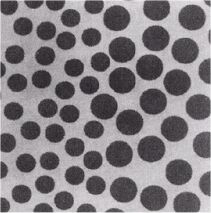
%> input picture morphology/TD5/lille-stor.jpg, 211 x 213 px
$ octave TD5_correction.m   (GNU Octave 9; MATLAB toolbox functions it lacks are replaced by stand-ins)
%> lines starting %> are read from the running program, lines starting %| are printed output that depends on the picture; in (x1, y1, x2, y2) boxes, pixels count from 0 and x2, y2 are one past the last pixel; in counts of white or black regions, pixels touching at a corner belong together; the program's own positions count from 1
%% Mathematical Morphology - Grayscale morphological reconstruction
% Assignment 5
%
%  Nom :
%  Prénom :
%
% Grayscale images can be thought of in three dimensions:
% the x- and y-axes represent pixel positions and the z-axis
% represents the intensity of each pixel. In this interpretation,
% the intensity values represent elevations, as in a topographical map.
% The areas of high intensity and low intensity in an image, peaks and
% valleys in topographical terms, can be important morphological features
% because they often mark relevant image objects.


%% 1. Finding peaks and valleys

clear all;
close all;

% The following simple image contains two primary regional maxima,
% the blocks of pixels containing the value 13 and 18, and several smaller maxima,
% set to 11.

A= [10 10 10 10 10 10 10 10 10 10
    10 13 13 13 10 10 11 10 11 10
    10 13 13 13 10 10 10 11 10 10
    10 13 13 13 10 10 11 10 11 10
    10 10 10 10 10 10 10 10 10 10
    10 11 10 10 10 18 18 18 10 10
    10 10 10 11 10 18 18 18 10 10
    10 10 11 10 10 18 18 18 10 10
    10 11 10 11 10 10 10 10 10 10
    10 10 10 11 10 10 11 10 10 10] ;
figure(1)
imagesc(A), colormap(gray);

%%%
% *1.1. Extract all regional maxima using imregionalmax*

figure(2)
RegMax=imregionalmax(A);
imagesc(RegMax), colormap(gray);

%%%
% Comment:
%
% What is the type of the result image ?
%
% Answer:
%
% On obtient une image binaire avec plusieurs max régionaux. On n'a plus
% d'information sur l'amplitude des max régionaux


%%%
% *1.2. Extended regional maxima*
%
% You might want only to identify areas of the image where
% the change in intensity is extreme; that is, the difference
% between the pixel and neighboring pixels is greater than
% (or less than) a certain threshold. For example, to find only
% those regional maxima in the sample image, A, that are at least two units
% higher  than their neighbors, use imextendedmax.

%%%
% *1.2.a) What is the difference between the two functions imregionalmax
% and imextendedmax?*
%
% Answer: parameter h of contrast

%%%
% *1.2.b)*

%Code:
figure(3)
MaxEtendus = imextendedmax(A,2);
imagesc(MaxEtendus), colormap(gray)

%%%
% *1.2.c)*
%
% Comment (+ comparison with the previous result)
%
% Answer : on n'a plus que 2 maxima. Les autres ont été filtrés en fonction
% du contraste.


%% 2. Suppressing Minima and Maxima
% In an image, every small fluctuation in intensity represents a regional
% minimum or maximum. You might only be interested in significant minima
% or maxima and not in these smaller minima and maxima caused by background texture.
%
% To remove the less significant minima and maxima but retain the significant minima
% and maxima, use the imhmax or imhmin function. With these functions, you can specify
% a contrast criteria or threshold level, h, that suppresses all maxima whose height is
% less than h or whose minima are greater than h.

%%%
% *2.1. hmin and hmax*
%
% Which type of image is returned with imhmin or imhmax? (BW, grey, color,
% .. ) ?
%
% Important note : The imregionalmin, imregionalmax, imextendedmin, and
% imextendedmax functions return a binary image that marks the locations of the regional
% minima and maxima in an image. The imhmax and imhmin functions produce an altered image.
%
% The simple image B contains two primary regional maxima, the blocks of pixels containing
% the value 14 and 18, and several smaller maxima, set to 11.


B= [10 10 10 10 10 10 10 10 10 10
    10 14 14 14 10 10 11 10 11 10
    10 14 14 14 10 10 10 11 10 10
    10 14 14 14 10 10 11 10 11 10
    10 10 10 10 10 10 10 10 10 10
    10 11 10 10 10 18 18 18 10 10
    10 10 10 11 10 18 18 18 10 10
    10 10 11 10 10 18 18 18 10 10
    10 11 10 11 10 10 10 10 10 10
    10 10 10 11 10 10 11 10 10 10] ;

%%%
% *2.2.*
%
% By using imhmax, eliminate all regional maxima except the two significant maxima
% (with values 14 and 18). Compare the values of the resulting matrix with
% the original matrix B.

%%%
% *2.2.a)*

% Code:

figure(4)
imagesc(B), colormap(gray)
B1=imhmax(B,2)
figure(5)
imagesc(B1), colormap(gray);

B2= B - B1
figure(6);
imagesc(B2), colormap(gray);

%%%
% *2.2.b)*
%
% Comment :
%
% Specifying a threshold value of 2. Note that imhmax only affects the maxima;
% none of the other pixel values are changed. The two significant maxima remain,
% although their heights are reduced.

%%%
% *2.3*
%
% The simple image C contains two primary regional maxima, the blocks of pixels containing
% the values 14 and 18, and several smaller maxima, set to 11. One pixel of the regional
% maximum of value 14 is corrupted(pohuai) by noise and set to 1.


C= [10 10 10 10 10 10 10 10 10 10
    10 14 14 14 10 10 11 10 11 10
    10 20 14 14 10 10 10 11 10 10
    10 14 14 14 10 10 11 10 11 10
    10 10 10 10 10 10 10 10 10 10
    10 11 10 10 10 18 18 18 10 10
    10 10 10 11 10 18 18 18 10 10
    10 10 11 10 10 18 18 18 10 10
    10 11 10 11 10 10 10 10 10 10
    10 10 10 11 10 10 11 10 10 10] ;

%%%
% Eliminate all regional maxima except the two significant maxima
% (with values 14 and 18), removing the noise. Compare the values of the result matrix with
% the original matrix C.

%%%
% *2.3.a)*

% Code:

figure(7)
imagesc(C), colormap(gray);

C1=imhmax(C,6)
figure(8)
imagesc(C1), colormap(gray);

C2= C - C1
figure(9)
imagesc(C2), colormap(gray);

%%%
% *2.3.b)*
%
% Comment:
%
% Il faut choisir la valeur 6 car cela permet de corriger le pic de bruit,
% de ramener la valeur du pixel 20 à 14, sans supprimer l'autre maximum
% régional. Par contre, celui-ci est atténué.


%%
% *2.4*
%
% The simple image D contains two primary regional minima, the blocks of pixels containing
% the value 14 and 18, and several deeper minima, set to 11.


D= [24 24 24 24 24 24 24 24 24 24
    24 14 14 14 24 24 11 24 11 24
    24 14 14 14 24 24 24 11 24 24
    24 14 14 14 24 24 11 24 11 24
    24 24 24 24 24 24 24 24 24 24
    24 11 24 24 24 18 18 18 24 24
    24 24 24 11 24 18 18 18 24 24
    24 24 11 24 24 18 18 18 24 24
    24 11 24 11 24 24 24 24 24 24
    24 24 24 11 24 24 11 24 24 24] ;

%%%
% Eliminate all regional minima except the minima equal to 11,

%%%
% *2.4.a)*

% Code:

figure(10)
imagesc(D), colormap(gray)

D2=imhmin(D,10) ; % avec 6, on supprime le min à 18, avec 10, on supprime le min de 14
figure(11)
imagesc(D2), colormap(gray)

%%%
% *2.4.b)*
%
% Comment:
%
% On réhausse cette fois les creux. avec 6, on supprime le min à 18, avec
% 10, on supprime le min de 14.


%%
% *2.5*
%
% The simple image E contains one primary regional minima with a noisy pixel set to 12 instead of 14.

E= [24 24 24 24 24
    24 14 14 14 24
    24 14 14 14 24
    24 14 12 14 24
    24 24 24 24 24
    24 24 24 24 24 ] ;

%%%
% Eliminate the noisy pixel, varying the parameter h between 1, 2, 3
% and 4. Check the resulting values for each h parameter.

%%%
% *2.5.a)*

% Code:

figure(12)
imagesc(E), colormap(gray)
E2=imhmin(E,1)
figure(13)
imagesc(E2), colormap(gray)

E2=imhmin(E,2)
figure(14)
imagesc(E2), colormap(gray)

E2=imhmin(E,3)
figure(15)
imagesc(E2), colormap(gray)

E2=imhmin(E,4)
figure(16)
imagesc(E2), colormap(gray)

%%%
% *2.5.b)*
%
% Comment:
%
% On réhausse cette fois les creux. On part bien du point le plus bas de la vallée, et
% on réhausse les valeurs du creux progressivement.


%% 3. Application 1
%
% In this section, the goal is to segment the black objects in the image
% 'lille-stor.jpg' before applying a granulometry study.
% You can check that a simple threshold gives a good result. However, we'll
% use regional extrema operators in order to well understand these
% operators.

clear all;
close all;
I=imread('lille-stor.jpg');
%> I is the input picture: size 213x211x3 uint8; mean R, G, B 131.3, 126.7, 130.6

I=rgb2gray(I);
%> I: size 213x211 uint8
figure(1), imagesc(I),colormap(gray), title('I'), axis equal

%%%
% *3.1. Analysis of the input image*
%
% *3.1.1. Extract all regional minima using imregionalmin*

% Code :

Iminr = imregionalmin(I);
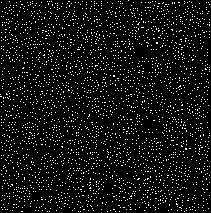
%> Iminr: size 213x211 logical; 6.9% white in thin lines or dots
figure(2)
imshow(Iminr);

%%%
% Comment :  many regional minima


%%%
% *3.1.2. Extract all regional maxima using imregionalmax.*

% Code :

Imaxr = imregionalmax(I);
%> Imaxr: size 213x211 logical; 7.4% white in thin lines or dots
figure(3)
imshow(Imaxr);

%%%
% Comment :  many regional maxima
%
% To understand the previous results, let's plot a profile.

figure(4), imagesc(I),colormap(gray), title('I'), axis equal
%c=improfile() %(2,83,210,83)
% ou
 x = [2 210];
 y = [83 83];
 improfile(I,x,y);

%%%
% What do you observe ?
%
% * dérive d'éclairement
% * bruit

%%%
% *3.1.2. Image segmentation*
%
% Propose a sequence of processing steps to obtain a binary image
% with the round objects. (you can plot the same profile to understand
% the result of your operations)

% Code:

Ihmin = imhmin(I,20);  %musc 10  blobs :10
figure(5),imagesc(Ihmin),colormap(gray), title('Résultat de hmin avec h=20'), axis equal
figure(6),improfile(Ihmin,x,y);

Ihmin = imhmin(I,40);  %musc 10  blobs :10
figure(7),imagesc(Ihmin),colormap(gray), title('Résultat de hmin avec h=40'), axis equal
figure(8),improfile(Ihmin,x,y);

Ihminmax = imhmax(Ihmin,40);  %musc 10  blobs :10
figure(9),imagesc(Ihminmax),colormap(gray), title('Résultat de hmax avec h=40'), axis equal
figure(10),improfile(Ihminmax,x,y);

% avec hmin, on remplit les vallées noires
% Extraction des maxima régionaux
mine = imregionalmin(Ihmin);
%> mine: size 213x211 logical; 42.8% white; 65 white regions (3 under 20 px), largest, box (x1, y1, x2, y2) and area: (140, 89, 166, 114) 525, (138, 136, 164, 162) 517, (116, 110, 143, 135) 515
figure(11), imshow(mine), title('mine')

% on peut faire une petite fermeture pour boucher les trous
B=strel('disk',1);
minecl = imclose(mine,B);
%> minecl: size 213x211 logical; 43% white; 65 white regions (3 under 20 px), largest, box (x1, y1, x2, y2) and area: (140, 89, 166, 114) 525, (138, 136, 164, 162) 524, (116, 110, 143, 135) 516
figure(12), imshow(minecl), title('minecl')


%% 4. Application 2
%
% In this section, the goal is to segment the cells present in the image
% 'erythrocytes.bmp' without inclusions(small black dots). The obtained
% result must be similar to the one shown in erythrocytesBin.bmp.
%
% For this application, you can use any tools seen in the Chapter 5.

clear all;
close all;
I=imread('erythrocytes.bmp');
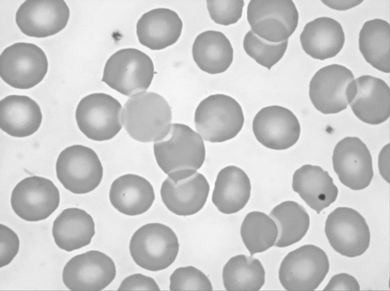
%> input picture morphology/TD5/erythrocytes.bmp, 390 x 291 px
%> I is the input picture: size 291x390x3 uint8; min 64, max 255, mean 202

figure(1), imshow(I),colormap(gray), title('I')
%improfile();
Ires=imread('erythrocytesBin.bmp');
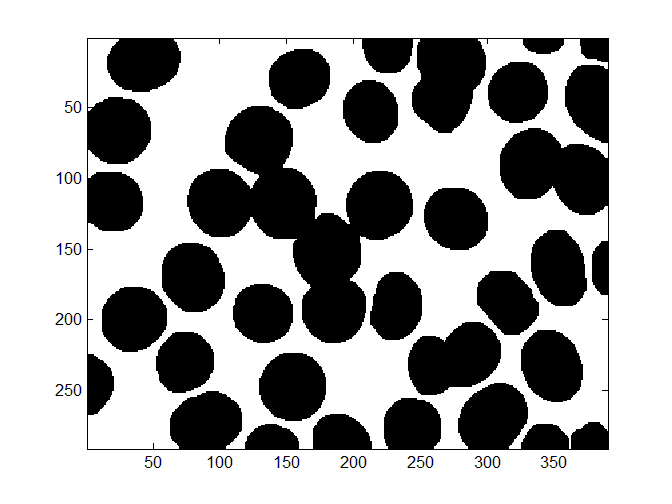
%> input picture morphology/TD5/erythrocytesBin.bmp, 672 x 504 px
%> Ires: size 504x672 uint8; min 0, max 255, mean 169.5

figure(2), imshow(Ires),colormap(gray), title('Expected result')


%%
% *1ère solution :*  On commence par supprimer les pics lumineux au centre
% des cellules par une ouverture par reconstruction.

B=strel('disk',25);
Iop = imerode(I,B);
Iopr = imreconstruct(Iop,I);
figure(3),imagesc(Iopr),colormap(gray), title('Résultat de ouverture par reconstruction'), axis equal
%improfile();

% filtrage des inclusions noires
B=strel('disk',10);
Ioprcl = imclose(Iopr,B);
Ioprclth = Ioprcl > 200;
%> Ioprclth: size 291x390x3 logical; 52.1% white; 40 black regions (4 under 20 px), largest, box (x1, y1, x2, y2) and area: (154, 125, 209, 215) 3501, (309, 65, 390, 124) 3388, (244, 0, 298, 67) 2791
figure(4),imagesc(Ioprclth),colormap(gray), title('Expected result'), axis equal


%%
% *2ème solution* : pour cette application, on peut utiliser hmin/hmax pour
% lisser, puis fermeture des points noirs, comme on vient de le faire.

% Meilleure stratégie pour avoir les cellules et leurs zones de superposition.
% --> détection du fond après lissage!
B=strel('disk',9);
Icl = imclose(I,B);
figure(45),imagesc(Icl),colormap(gray)
Iclmaxr = imregionalmax(imhmax(Icl,29));
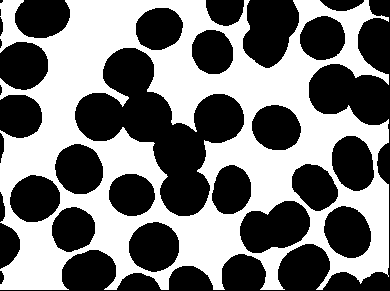
%> Iclmaxr: size 291x390x3 logical; 47.5% white; 1 white region, box (x1, y1, x2, y2) and area: (0, 0, 389, 290) 53943
figure(5),imagesc(Iclmaxr),colormap(gray),% title('Résultat de la reconstruction à partir du fond.'), axis equal

%%%
% Ensuite, sur ce résultat, il faut trouver comment déconnecter les objets
% (ce qui peut servir d'image d'entrée au TD suivant). En effet, les objets
% peuvent être déconnectés par LPE.


%% 5. Cell segmentation
%
% Here is an image of blood cells:

clear all
close all

i=imread('blood.tif');
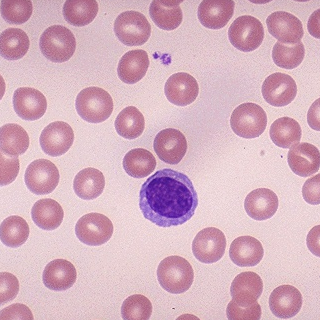
%> input picture morphology/TD5/blood.tif, 320 x 320 px
%> i is the input picture: size 320x320x3 uint8; mean R, G, B 213, 175, 190.7
i=rgb2gray(i);
%> i: size 320x320 uint8
figure(1)
imshow(i,[])

%%%
% Notice the cell roughly in the middle, it's a white blood cell with
% it's cell nucleus stained.  We want to get ONLY this one cell
%
% Propose a morphological sequence of operations to get the cell :

% Hmmmmmmm, let's try a thresholding:

it1=i<100;
%> it1: size 320x320 logical; 1.4% white; 10 white regions (9 under 20 px), largest, box (x1, y1, x2, y2) and area: (145, 177, 193, 218) 1436
figure(2)
imshow(it1,[])

% No luck, this gives us just the nucleus.  Let's change threshold

it2=i<180;
%> it2: size 320x320 logical; 34.7% white; 100 white regions (54 under 20 px), largest, box (x1, y1, x2, y2) and area: (139, 168, 198, 227) 2627, (266, 11, 305, 69) 1575, (270, 117, 320, 177) 1568
figure(3)
imshow(it2,[])

% This gives us roughly what we want, but notice that now we got many other
% cells too.

% Reconstruction to our aid.  Start by thresholding to make a really strict
% marker for the nucleus (we also use an opening to remove some noise)

it1=i<100;
it1=imopen(it1,ones(5));
%> it1: size 320x320 logical; 1.3% white; 1 white region, box (x1, y1, x2, y2) and area: (146, 177, 191, 218) 1357
figure(4)
imshow(it1,[])

% Now lets make a very "loose" threshold

it2=i<180;
figure(5)
imshow(it2,[])

% Now reconstruct the marker under the mask using dilation.

ir=imreconstruct(it1,it2);
%> ir: size 320x320 logical; 2.6% white; 1 white region, box (x1, y1, x2, y2) and area: (139, 168, 198, 227) 2627
figure(6)
imshow(ir,[])

% Lets finish this off by a closing to remove a few interior holes

ir=imclose(ir,ones(3));
%> ir: size 320x320 logical; 2.6% white; 1 white region, box (x1, y1, x2, y2) and area: (139, 168, 198, 227) 2638
figure(7)
imshow(ir,[])

% here  a nice trick to put a red border around our cell
% suppose your result binary image is named ir

irb=bwperim(ir,8);
%> irb: size 320x320 logical; 0.23% white in thin lines or dots, all inside (x1, y1, x2, y2) = (139, 168, 198, 227)
i(find(irb))=255;
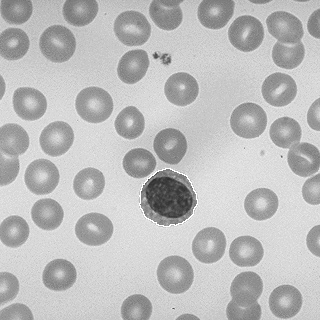
%> i: size 320x320 uint8; min 43, max 255, mean 188.4
figure(8)
imshow(i,[])

%modification de la lut
map=gray(256);
map(256,:)=[1 0 0];
colormap(map)
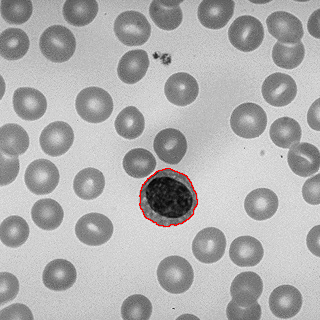
%> displayed picture: size 320x320x3, on the screen's scale of 0 to 255; mean R, G, B 175.1, 174.5, 174.5
